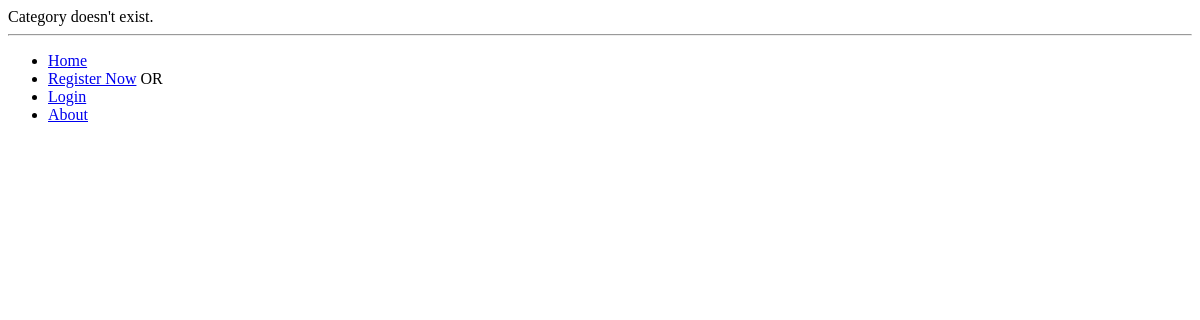
/rango/category/python/, run on an earlier commit of the app's database.
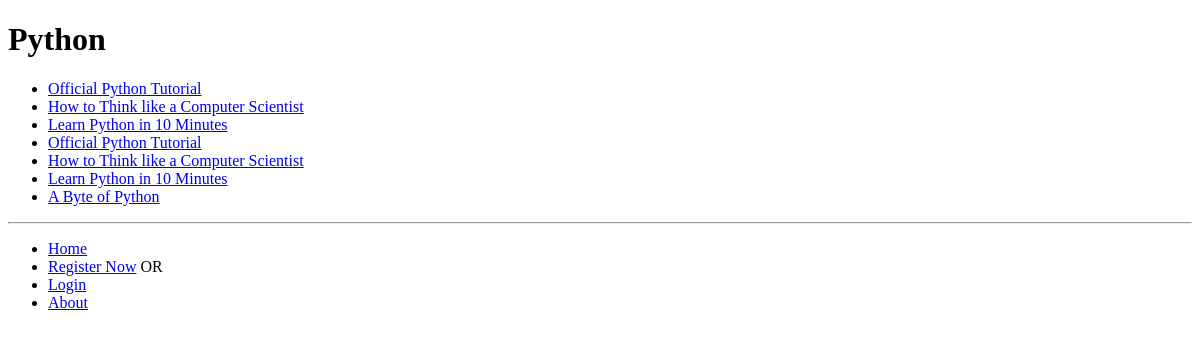
And on a later commit of the database.
### rango/models.py (models this page shows, shortened)
class Category(models.Model):
    name = models.CharField(max_length=128, unique=True)
    views = models.IntegerField(default=0)
    likes = models.IntegerField(default=0)
    slug = models.SlugField(unique=True)
    class Meta:
        verbose_name_plural =  "Categories"

class Page(models.Model):
    category = models.ForeignKey(Category)
    title = models.CharField(max_length=128)
    url = models.URLField()
    views = models.IntegerField(default=0)

### rango/views.py (the view)
# urls.py: url(r"^category/(?P<category_name_slug>[\w\-]+)/$", views.category, name="category"),
def category(request, category_name_slug):
    context = {}
    try:
        category = Category.objects.get(slug=category_name_slug)
        context["category_name"] = category.name
        pages = Page.objects.filter(category=category)
        context["pages"] = pages
        context["category"] = category
    except Category.DoesNotExist:
        pass
    return render(request, "rango/category.html", context)

### rango/templates/rango/category.html (shortened to what this page needs)
{% extends "rango/base.html" %}
{% load staticfiles %}
{% block body_block %}
        {% if category %}
            <h1>{{ category_name }}</h1>
            {% if pages %}
                <ul>
                    {% for page in pages %}
                        <li><a href="{{ page.url }}">{{ page.title }}</a></li>
                    {% endfor %}
                </ul>
            {% else %}
                <strong>No pages currently in category.</strong>
            {% endif %}
        {% else %}
            <stong>Category doesn't exist.</strong>
        {% endif %}
{% endblock %}

What changed in the data, as far as the page shows it:
added Category: name "Python"
added Page: title "Official Python Tutorial"
added Page: title "How to Think like a Computer Scientist"
added Page: title "Learn Python in 10 Minutes"
added Page: title "Official Python Tutorial"
added Page: title "How to Think like a Computer Scientist"
added Page: title "Learn Python in 10 Minutes"
added Page: title "A Byte of Python"
Also different on the page:
text no longer shown: "Category doesn't exist."
